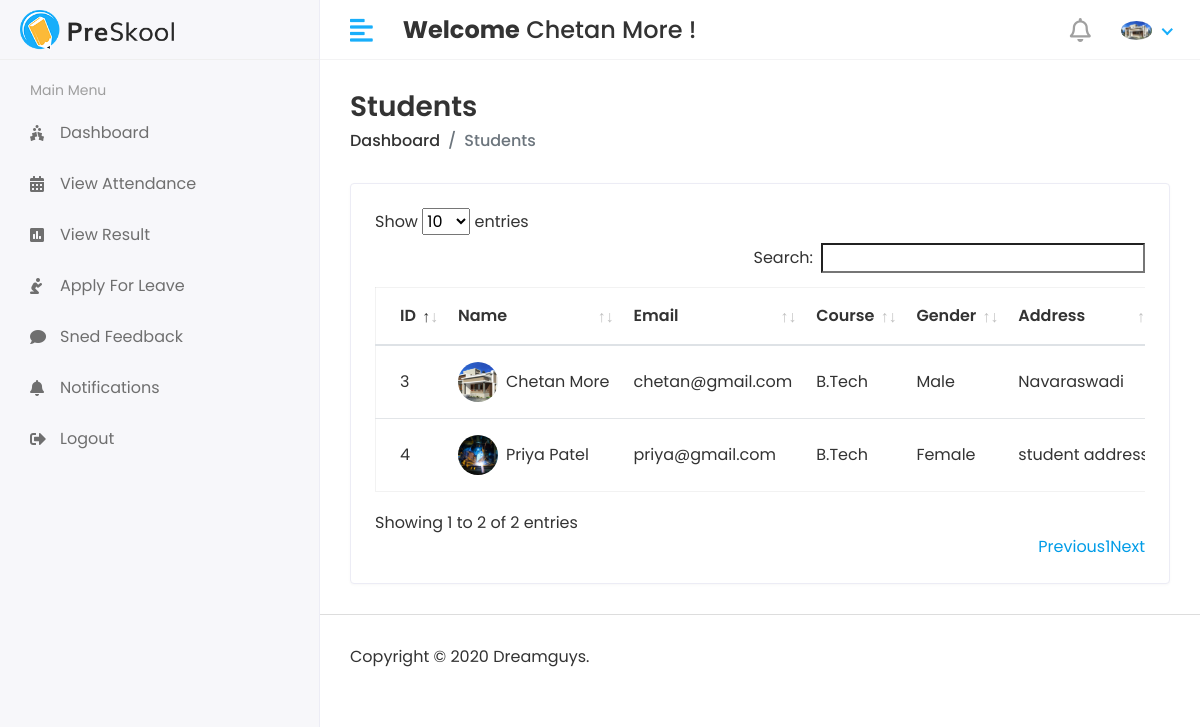
/Hod/Student/View (signed in), run on the app's committed database.
### app/models.py (models this page shows, shortened)
class CustomUser(AbstractUser):
    USER = (
        (1, 'HOD'),
        (2, 'STAFF'),
        (3, 'STUDENT'),
    )
    user_type = models.CharField(choices=USER, max_length=50, default=1)
    profile_pic = models.ImageField(upload_to='media/profile_pic')

class Student(models.Model):
    admin = models.OneToOneField(CustomUser, on_delete=models.CASCADE)
    address = models.TextField()
    gender = models.CharField(max_length=100)
    course_id = models.ForeignKey(Course, on_delete=models.DO_NOTHING)
    session_year_id = models.ForeignKey(Session_Year, on_delete=models.DO_NOTHING)
    created_at = models.DateTimeField(auto_now_add=True)
    updated_at = models.DateTimeField(auto_now_add=True)

class Course(models.Model):
    name = models.CharField(max_length=100)
    created_at = models.DateTimeField(auto_now_add=True)
    updated_at = models.DateTimeField(auto_now_add=True)

### student_management_system/Hod_views.py (the view)
# urls.py: path('Hod/Student/View', Hod_views.VIEW_STUDENT, name='view_student'),
@login_required(login_url='/')
def VIEW_STUDENT(request):
    student = Student.objects.all()
    context = {
        'student': student,
    }
    return render(request, 'Hod/view_student.html', context)

### templates/Hod/view_student.html (shortened to what this page needs)
{% extends 'base.html' %}
{% block content %}
<div class="content container-fluid">
    <div class="page-header">
        <div class="row align-items-center">
            <div class="col">
                <h3 class="page-title">Students</h3>
                <ul class="breadcrumb">
                    <li class="breadcrumb-item"><a href="index.html">Dashboard</a></li>
                    <li class="breadcrumb-item active">Students</li>
                </ul>
            </div>
        </div>
    </div>
    <div class="row">
        <div class="col-sm-12">
            <div class="card card-table">
                <div class="card-body">
                    <div class="table-responsive">
                        <table id="table_id" class="table table-hover table-center mb-0">
                            <thead>
                            <tr>
                                <th>ID</th>
                                <th>Name</th>
                                <th>Email</th>
                                <th>Course</th>
                                <th>Gender</th>
                                <th>Address</th>
                            </tr>
                            </thead>
                            <tbody>
                            {% for i in student %}
                            <tr>
                                <td>{{i.id}}</td>
                                <td>
                                    <h2 class="table-avatar">
                                        <a href="student-details.html" class="avatar avatar-sm mr-2"><img
                                                class="avatar-img rounded-circle"
                                                src="/{{i.admin.profile_pic}}" alt="User Image"></a>
                                        <a href="student-details.html">{{i.admin.first_name}} {{i.admin.last_name}}</a>
                                    </h2>
                                </td>
                                <td>{{i.admin.email}}</td>
                                <td>{{i.course_id.name}}</td>
                                <td>{{i.gender}}</td>
                                <td>{{i.address}}</td>
                            </tr>
                            {% endfor %}
                            </tbody>
                        </table>
                    </div>
                </div>
            </div>
        </div>
    </div>
</div>
{% endblock %}

### templates/base.html (shortened to what this page needs)
<!DOCTYPE html>
<html lang="en">
{% load static %}
<head>
    <link rel="stylesheet" href="{% static 'assets/plugins/bootstrap/css/bootstrap.min.css' %}">
    <link rel="stylesheet" href="{% static 'assets/plugins/fontawesome/css/fontawesome.min.css' %}">
    <link rel="stylesheet" href="{% static 'assets/plugins/fontawesome/css/all.min.css' %}">
    <link rel="stylesheet" href="{% static 'assets/css/style.css' %}">
    <link rel="stylesheet" href="{% static 'assets/plugins/datatables/datatables.min.css' %}">
</head>
<body>
<div class="main-wrapper">
    {% include 'includes/header.html' %}
    {% include 'includes/sidebar.html' %}
    <div class="page-wrapper">
        {% block content %}
        {% endblock %}
    {% include 'includes/footer.html' %}
</div>
</div>
</body>
</html>

### templates/includes/header.html (shortened to what this page needs)
{% load static %}
    <div class="header">
        <div class="header-left">
            <a href="index.html" class="logo">
                <img src="{% static 'assets/img/logo.png' %}" alt="Logo">
            </a>
        </div>
        <a href="javascript:void(0);" id="toggle_btn">
            <i class="fas fa-align-left"></i>
        </a>
        <div class="top-nav-search mt-3">
            <h4><strong>Welcome</strong><span>&nbsp;{{user.first_name}} {{user.last_name}}</span>&nbsp;!</h4>
        </div>
        <ul class="nav user-menu">
            <li class="nav-item dropdown noti-dropdown">
                <a href="#" class="dropdown-toggle nav-link" data-toggle="dropdown">
                    <i class="far fa-bell"></i>
                </a>
            </li>
            <li class="nav-item dropdown has-arrow">
                <a href="#" class="dropdown-toggle nav-link" data-toggle="dropdown">
                    {% if user.profile_pic == "" %}
                    <span class="user-img"><img class="rounded-circle" src="{% static 'assets/img/noimg.jpg' %}"
                                                width="31" alt="Ryan Taylor"></span>
                    {% else %}
                    <span class="user-img"><img class="rounded-circle" src="/{{user.profile_pic}}"
                                                width="31" alt="Ryan Taylor"></span>
                    {% endif %}
                </a>
            </li>
        </ul>
    </div>

### templates/includes/sidebar.html (shortened to what this page needs)
{% load static %}
{% load active_link_tags %}
<div class="sidebar" id="sidebar">
    <div class="sidebar-inner slimscroll">
        <div id="sidebar-menu" class="sidebar-menu">
            {% if user.user_type == '1' %}
            <ul>
                <li class="menu-title">
                    <span>Main Menu</span>
                </li>
                <li class="{% active_link 'hod_home' 'active' %}">
                    <a href="{% url 'hod_home' %}"><i class="fas fa-holly-berry"></i> <span>Dashboard</span></a>
                </li>
                <li class="submenu {% active_link 'add_student' 'active' %} {% active_link 'view_student' 'active' %}">
                    <a href="#"><i class="fas fa-user-graduate"></i> <span> Students</span> <span
                            class="menu-arrow"></span></a>
                    <ul>
                        <li><a href="{% url 'add_student' %}">Add Student</a></li>
                        <li><a href="{% url 'view_student' %}">View Student</a></li>
                    </ul>
                </li>
                <li class="submenu {% active_link 'add_staff' 'active' %} {% active_link 'view_staff' 'active' %}">
                    <a href="#"><i class="fas fa-chalkboard-teacher"></i> <span> Staff</span> <span
                            class="menu-arrow"></span></a>
                    <ul>
                        <li><a href="{% url 'add_staff' %}">Add Staff</a></li>
                        <li><a href="{% url 'view_staff' %}">View Staff</a></li>
                    </ul>
                </li>
                <li class="submenu {% active_link 'add_course' 'active' %} {% active_link 'view_course' 'active' %}">
                    <a href="#"><i class="fa fa-graduation-cap"></i> <span> Course</span> <span
                            class="menu-arrow"></span></a>
                    <ul>
                        <li><a href="{% url 'add_course' %}">Add Course</a></li>
                        <li><a href="{% url 'view_course' %}">View Course</a></li>
                    </ul>
                </li>
                <li class="submenu {% active_link 'add_subject' 'active' %} {% active_link 'view_subject' 'active' %}">
                    <a href="#"><i class="fas fa-book-reader"></i> <span> Subjects</span> <span
                            class="menu-arrow"></span></a>
                    <ul>
                        <li><a href="{% url 'add_subject' %}">Add Subject</a></li>
                        <li><a href="{% url 'view_subject' %}">View Subject</a></li>
                    </ul>
                </li>
                <li class="submenu {% active_link 'add_session' 'active' %} {% active_link 'view_session' 'active' %}">
                    <a href="#"><i class="fas fa-clock"></i> <span> Session</span> <span
                            class="menu-arrow"></span></a>
                    <ul>
                        <li><a href="{% url 'add_session' %}">Add Session</a></li>
                        <li><a href="{% url 'view_session' %}">View Session</a></li>
                    </ul>
                </li>
                <li class="{% active_link 'holiday' 'active' %}">
                    <a href="{% url 'staff_send_notification' %}"><i class="fa fa-bell"></i> <span>Send Staff Notification</span></a>
                </li>
                <li class="{% active_link 'student_send_notification' 'active' %}">
                    <a href="{% url 'student_send_notification' %}"><i class="fa fa-bell"></i> <span>Send Student Notification</span></a>
                </li>
                <li class="{% active_link 'view_attendance' 'active' %}">
                    <a href="{% url 'view_attendance' %}"><i class="fa fa-calendar"></i> <span>View Attendance</span></a>
                </li>
                <li class="{% active_link 'staff_feedback_reply' 'active' %}">
                    <a href="{% url 'staff_feedback_reply' %}"><i class="fas fa-comments"></i>
                        <span>Staff Feedback</span></a>
                </li>
                <li class="{% active_link 'student_feedback_reply' 'active' %}">
                    <a href="{% url 'student_feedback_reply' %}"><i class="fas fa-comments"></i> <span>Student Feedback</span></a>
                </li>
                <li class="{% active_link 'staff_leave_view' 'active' %}">
                    <a href="{% url 'staff_leave_view' %}"><i class="fas fa-envelope"></i> <span>Staff Leave</span></a>
                </li>
                <li class="{% active_link 'student_leave_view' 'active' %}">
                    <a href="{% url 'student_leave_view' %}"><i class="fas fa-envelope"></i> <span>Student Leave</span></a>
                </li>
                <li class="{% active_link 'holiday' 'active' %}">
                    <a href="{% url 'logout' %}"><i class="fas fa-sign-out-alt"></i> <span>Logout</span></a>
                </li>
            </ul>
            {% else %}
            <ul>
                <li class="menu-title">
                    <span>Main Menu</span>
                </li>
                <li class="{% active_link 'student_home' 'active' %}">
                    <a href="{% url 'student_home' %}"><i class="fas fa-holly-berry"></i> <span>Dashboard</span></a>
                </li>
                <li class="{% active_link 'student_view_attendance' 'active' %}">
                    <a href="{% url 'student_view_attendance' %}"><i class="fas fa-calendar-alt"></i><span>View Attendance</span></a>
                </li>
                <li class="{% active_link '' 'active' %}">
                    <a href="{% url 'student_home' %}" aria-hidden="true"><i class="fas fa-poll"></i> <span>View Result</span></a>
                </li>
                <li class="{% active_link 'student_apply_leave' 'active' %}">
                    <a href="{% url 'student_apply_leave' %}" aria-hidden="true"><i class="fas fa-pray"></i> <span>Apply For Leave</span></a>
                </li>
                <li class="{% active_link 'student_feedback' 'active' %}">
                    <a href="{% url 'student_feedback' %}" aria-hidden="true"><i class="fas fa-comment"></i> <span>Sned Feedback</span></a>
                </li>
                <li class="{% active_link 'student_notification' 'active' %}">
                    <a href="{% url 'student_notification' %}" aria-hidden="true"><i class="fas fa-bell"></i> <span>Notifications</span></a>
                </li>
                <li class="{% active_link 'holiday' 'active' %}">
                    <a href="{% url 'logout' %}"><i class="fas fa-sign-out-alt"></i> <span>Logout</span></a>
                </li>
            </ul>
            {% endif%}
        </div>
    </div>
</div>

### templates/includes/footer.html
{% load static %}
    <footer>
        <p>Copyright © 2020 Dreamguys.</p>
    </footer>

### data on the page
CustomUser: first_name "Chetan", last_name "More", profile_pic (picture)
Student: id "3", admin.profile_pic (picture), admin.first_name "Chetan", admin.last_name "More", admin.email "chetan@gmail.com", course_id.name "B.Tech", gender "Male", address "Navaraswadi"
Student: id "4", admin.profile_pic (picture), admin.first_name "Priya", admin.last_name "Patel", admin.email "priya@gmail.com", course_id.name "B.Tech", gender "Female", address "student…"
